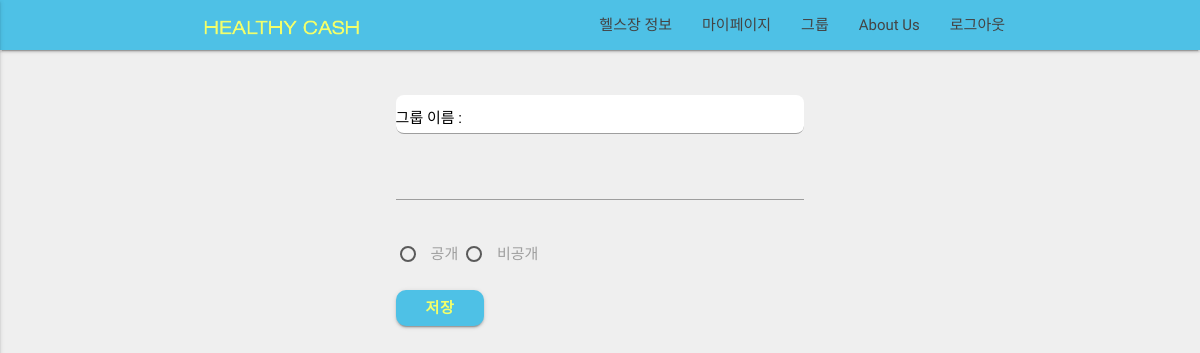
The app's page /profiles/group/create/ (signed in), older data.
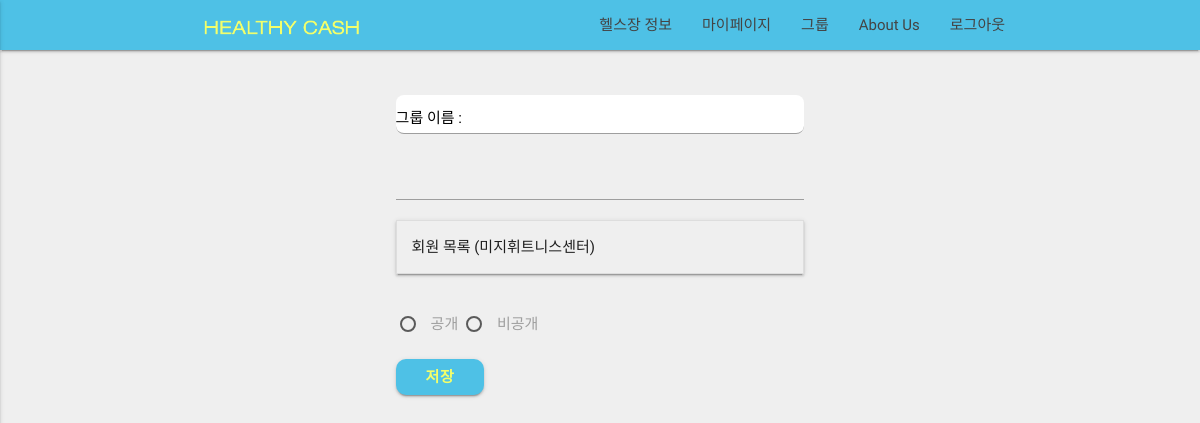
The same page, newer data.
### healthclub/models.py (models this page shows, shortened)
class HealthClub(models.Model):
    initiated = models.BooleanField(default=False)
    name      = models.CharField(max_length = 120)
    address   = models.CharField(max_length = 200)
    master    = models.ForeignKey(User)
    geometry  = models.CharField(max_length = 200, blank=True)
    photo     = models.ImageField(blank=True)
    qrcode    = models.ImageField(blank=True)
    member    = models.IntegerField(default = 0)
    price1    = models.IntegerField(blank = True, default= 0)
    price2    = models.IntegerField(blank = True, default= 0)
    price3    = models.IntegerField(blank = True, default= 0)
    price6    = models.IntegerField(blank = True, default= 0)
    price12   = models.IntegerField(blank = True, default= 0)
    detail   = models.CharField(max_length = 1000, blank = True)
    timestamp = models.DateTimeField(auto_now=True)
    updated = models.DateTimeField(auto_now_add=True)

### profiles/views.py (the view)
def group_create(request):
    users = Profile.objects.filter(is_health_master=False).exclude(user=request.user).all()
    same_healthclub_users = users.filter(healthclub = request.user.profile.healthclub)
    healthclub = request.user.profile.healthclub
    context = {'users' : users, 'same_healthclub_users' : same_healthclub_users, 'healthclub' : healthclub}
    return render(request, 'group_create.html', context)

### profiles/templates/group_create.html (shortened to what this page needs)
{% extends "base.html"  %}
{% load staticfiles %}
{%block content%}
<div class="container">
    <div class="row" style="margin-top:30px">
        <div class="col s12 m2 l2"></div>
        <div class="col s1 m1 l1"></div>
        <div class="col s10 m6 l6">
            <form action="/profiles/group/create/confirm/" method="POST" id="group_create" >
                <div class="input-field">
                    <input value="{{groupname}}" id="groupname" type="text" class="validate" name = "groupname">
                    <label for="groupname" style="color:black">그룹 이름 : </label>
                </div>
                <div class="chips chips-autocomplete"></div>
                    {% if healthclub %}
                    <ul class="collapsible" data-collapsible="accordion">
                        <li>
                          <div class="collapsible-header">
                            회원 목록 ({{healthclub.name}})
                          </div>
                        </li>
                    </ul>
                    {% endif %}
                <br>
                <label for="_public">공개</label>
                <label for="_private">비공개</label>
                <br>
                <br>
                <button onclick="submitFunc()" class = "waves-effect waves-light btn" type="button">저장</button>
            </form>
        </div>
    </div>
</div>
<br><br>
{%endblock content%}

Row changes from the older to the newer data that the page shows:
now on this page (row edited): HealthClub: name "미지휘트니스센터"
Text that changed along with them:
text now shown: "회원 목록 ( )"
